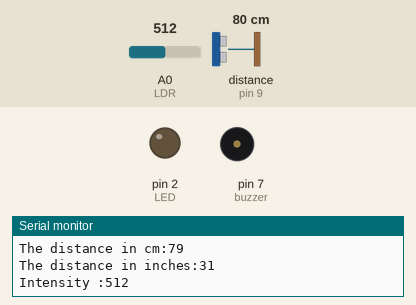
This sketch was run on a simulated Arduino Uno, built with avr-gcc and run on an emulated ATmega328P. Parts: output pins drawn as LEDs (lit = HIGH), buzzer (waves = sounding, pin HIGH), the last lines printed to the serial monitor. Wiring (inferred from the names in the program): ultrasonic range finder: trigger pin 8; echo pin 9. Inputs (shaded band) come from the test bench; at power-on: distance to the obstacle (sensor on pin 9) 80 cm, A0 (LDR) = 512. The echo pulse lasts 58.3 µs per cm; pins used as bus, display or sensor lines are not drawn.

Above: at 1.2 s.
1.3 s: distance to the obstacle (sensor on pin 9) set to 12 cm
3.2 s: distance to the obstacle (sensor on pin 9) set to 9 cm
At 4.3 s:
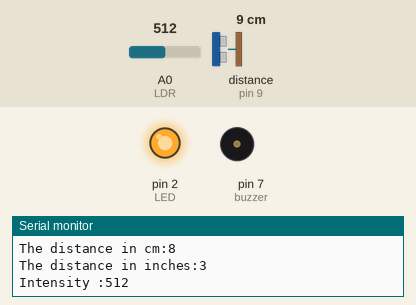
5.1 s: A0 (LDR) set to 679
8.1 s: A0 (LDR) set to 701
At 8.8 s:
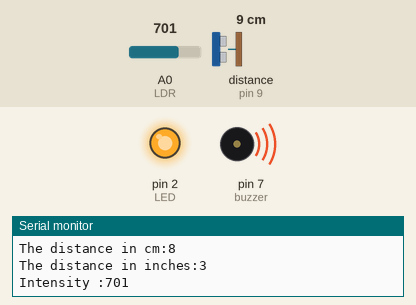
9.9 s: distance to the obstacle (sensor on pin 9) set to 18 cm
At 10.8 s:
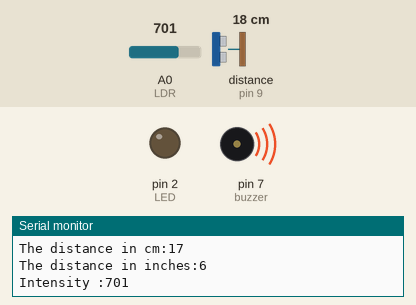
11.9 s: A0 (LDR) set to 680
At 12.4 s:
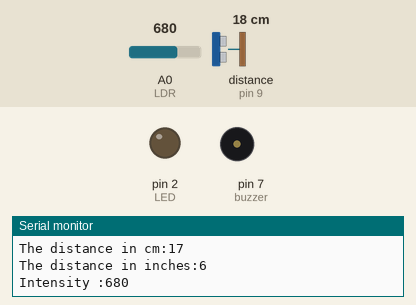
Timing chart, 0 to 14.5 s (numbered marks = the images above; inputs shaded):
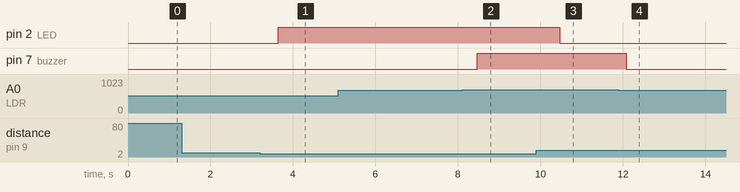

Measured:
- the behaviour switches between 11 and 10 cm on distance to the obstacle (sensor on pin 9) (found by bisection; images 0 and 1)
- the behaviour switches between 690 and 691 on A0 (LDR) (found by bisection; images 1 and 2)
- after the input at 3.2 s, pin 2 (LED): LOW → HIGH after 0.44 s
- after the input at 8.1 s, pin 7 (buzzer): LOW → HIGH after 0.36 s
- after the input at 9.9 s, pin 2 (LED): HIGH → LOW after 0.57 s
- after the input at 11.9 s, pin 7 (buzzer): HIGH → LOW after 0.18 s

The sketch:

Buzzer_LED_fromUltrasonicSensor.ino
```cpp
long duration,cm,inches;
void setup() {
  // put your setup code here, to run once:
pinMode(8,OUTPUT);//trigger pin
pinMode(9,INPUT);//echo pin
pinMode(7,OUTPUT);//buzzer
pinMode(2,OUTPUT);//LED
pinMode(A0,INPUT);//LDR
Serial.begin(9600);

}

void loop() {
  // put your main code here, to run repeatedly:
digitalWrite(8,LOW);
delayMicroseconds(5);
digitalWrite(8,HIGH);
delayMicroseconds(10);
digitalWrite(8,LOW);
duration=pulseIn(9,HIGH);
cm=(duration/2)/29.1;
inches=(duration/2)/74;
Serial.print("The distance in cm:");
Serial.println(cm);
//delay(500);
Serial.print("The distance in inches:");
Serial.println(inches);
//delay(500);
Serial.print("Intensity :");
Serial.println(analogRead(A0));
delay(400);
if(cm<10)
{
  digitalWrite(2,HIGH);
}
else
{
digitalWrite(2,LOW);

}
if(analogRead(A0)>690)
digitalWrite(7,HIGH);
else
digitalWrite(7,LOW);
}
```
